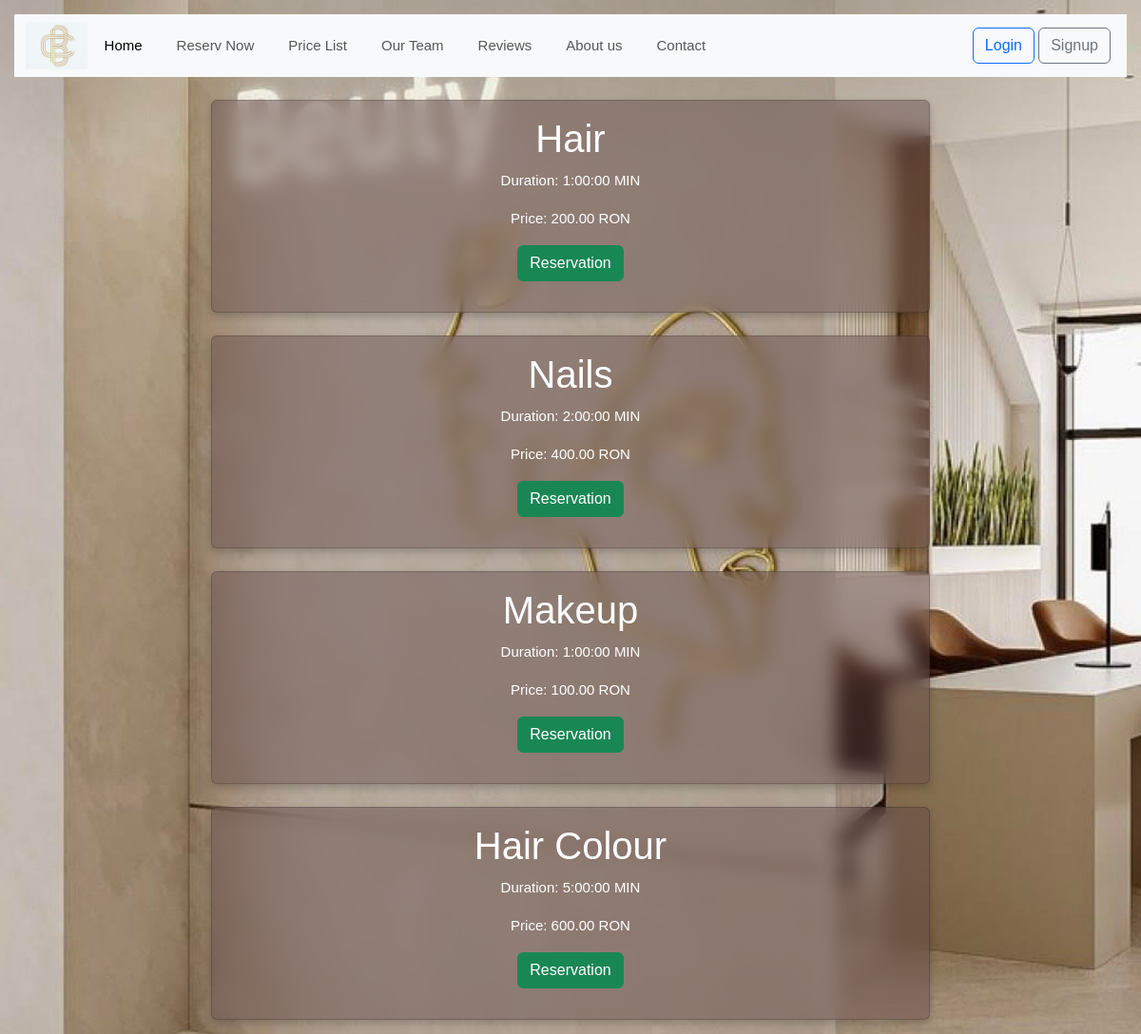
The page /services-list/ on the database its author committed.
### reservation/models.py (models this page shows, shortened)
class Service(models.Model):
    name = models.CharField(max_length=255)
    duration = models.DurationField()
    price = models.DecimalField(max_digits=10, decimal_places=2)

### reservation/views.py (the view)
# urls.py: path('services-list/', views.ServicesListView.as_view(), name='services_list'),
class ServicesListView(ListView, LoginRequiredMixin, PermissionRequiredMixin, ):
    template_name = 'service/services_list.html'
    model = Service
    context_object_name = 'all_services'
    permission_required = "service.view_services_list"

### templates/service/services_list.html (shortened to what this page needs)
{% extends 'base.html' %}
{% load static %}
{% block content %}
    <div class='container-fluid' >
        <div class="row " >
            {% for service in all_services %}
                <div class="col-md-8 offset-md-2 gy-4">
                    <div class="card" style="background-color: rgb(95 71 71 /43%)">
                        <div class="card-body">
                            <h1 class="card-title text-center" >{{ service.name }}</h1>
                            <p class="card-text text-center">Duration: {{ service.duration }} MIN</p>
                            <p class="card-text text-center">Price: {{ service.price }} RON</p>
                            <p class="text-center"><a href="{% url 'create_reservation' %}" class="btn btn-success">Reservation</a></p>
                        </div>
                    </div>
                </div>
            {% endfor %}
        </div>
    </div>
{% endblock %}

### static/css/my_style.css (style rules this page uses)
body { font-family: Arial, sans-serif; line-height: 1.6; margin: 0; padding: 0; background-color: #f4f4f4; }

### rows shown on the page
Service: name "Hair", duration "1:00:00", price "200.00"
Service: name "Nails", duration "2:00:00", price "400.00"
Service: name "Makeup", duration "1:00:00", price "100.00"
Service: name "Hair Colour", duration "5:00:00", price "600.00"
